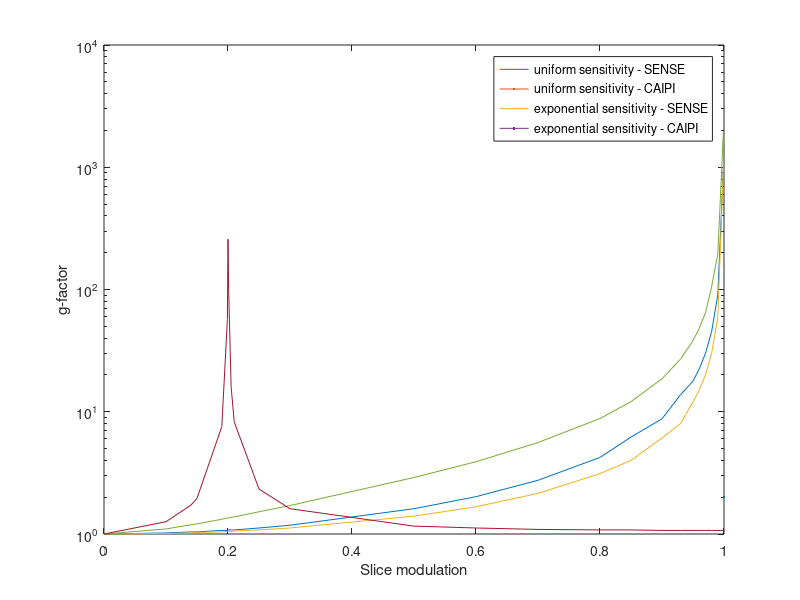
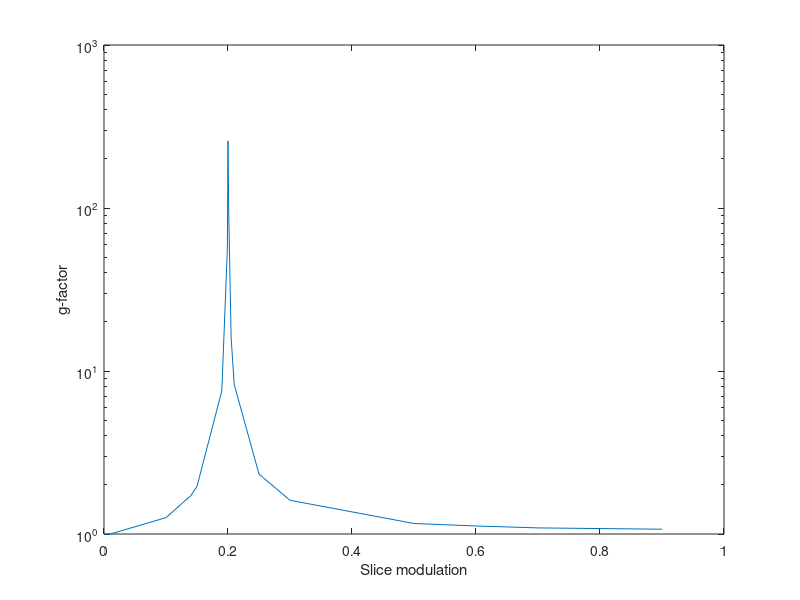

Write MATLAB code to recreate these figures, in order.
clear;
clc;

%% plot of results
slice_modulation = [0.999 0.99 0.98 0.97 0.96 0.95 0.93 0.90 0.85 0.80 0.70 0.60 0.50 0.3 ...
    0.25 0.21 0.205 0.201 0.2 0.199 0.19 0.15 0.14 0.10 0];
g_uni_SENSE = [999.5 90.57 45.11 29.95 22.38 17.8 13.8 8.75 6.21 4.23 2.75 2.02 1.61 1.18 ...
    1.12 1.08 1.08 1.08 1.08 1.07 1.07 1.04 1.04 1.02 1];
g_uni_CAIPI = [999.5 59.76 29.93 19.99 15.02 12.04 8.02 6.09 4.00 3.12 2.15 1.67 1.40 1.12 ...
    1.08 1.06 1.05 1.05 1.05 1.05 1.04 1.03 1.02 1.01 1];
g_exp_SENSE = [1957.3 194.6 105.1 64.3 48 38.2 27 18.6 12.1 8.8 5.6 3.9 2.9 1.71 ...
    1.52 1.38 1.37 1.36 1.35 1.35 1.32 1.21 1.19 1.1 1];
g_exp_CAIPI = [1.07 1.07 1.07 1.07 1.07 1.07 1.07 1.07 1.08 1.08 1.09 1.12 1.16 1.61 ...
    2.33 8.27 16.14 101.22 258 56.78 7.55 1.96 1.72 1.26 1];

figure(1)
semilogy(slice_modulation, g_uni_SENSE, LineWidth=2)
hold on
semilogy(slice_modulation, g_uni_CAIPI, LineWidth=2)
semilogy(slice_modulation, g_exp_SENSE, LineWidth=2)
semilogy(slice_modulation, g_exp_CAIPI, LineWidth=2)
legend('uniform sensitivity - SENSE', 'uniform sensitivity - CAIPI', 'exponential sensitivity - SENSE','exponential sensitivity - CAIPI')
xlabel('Slice modulation')
ylabel('g-factor')

%% peak for exponential CAIPI
sm = [0.90 0.80 0.70 0.60 0.50 0.3 0.25 0.21 0.205 0.201 0.2 0.199 0.19 0.15 0.14 0.10 0.01 0];
gCAIPI = [1.07 1.08 1.09 1.12 1.16 1.61 2.33 8.27 16.14 101.22 258 56.78 7.55 1.96 1.72 1.26 1 1];

figure(2)
semilogy(sm, gCAIPI)
xlabel('Slice modulation')
ylabel('g-factor')
